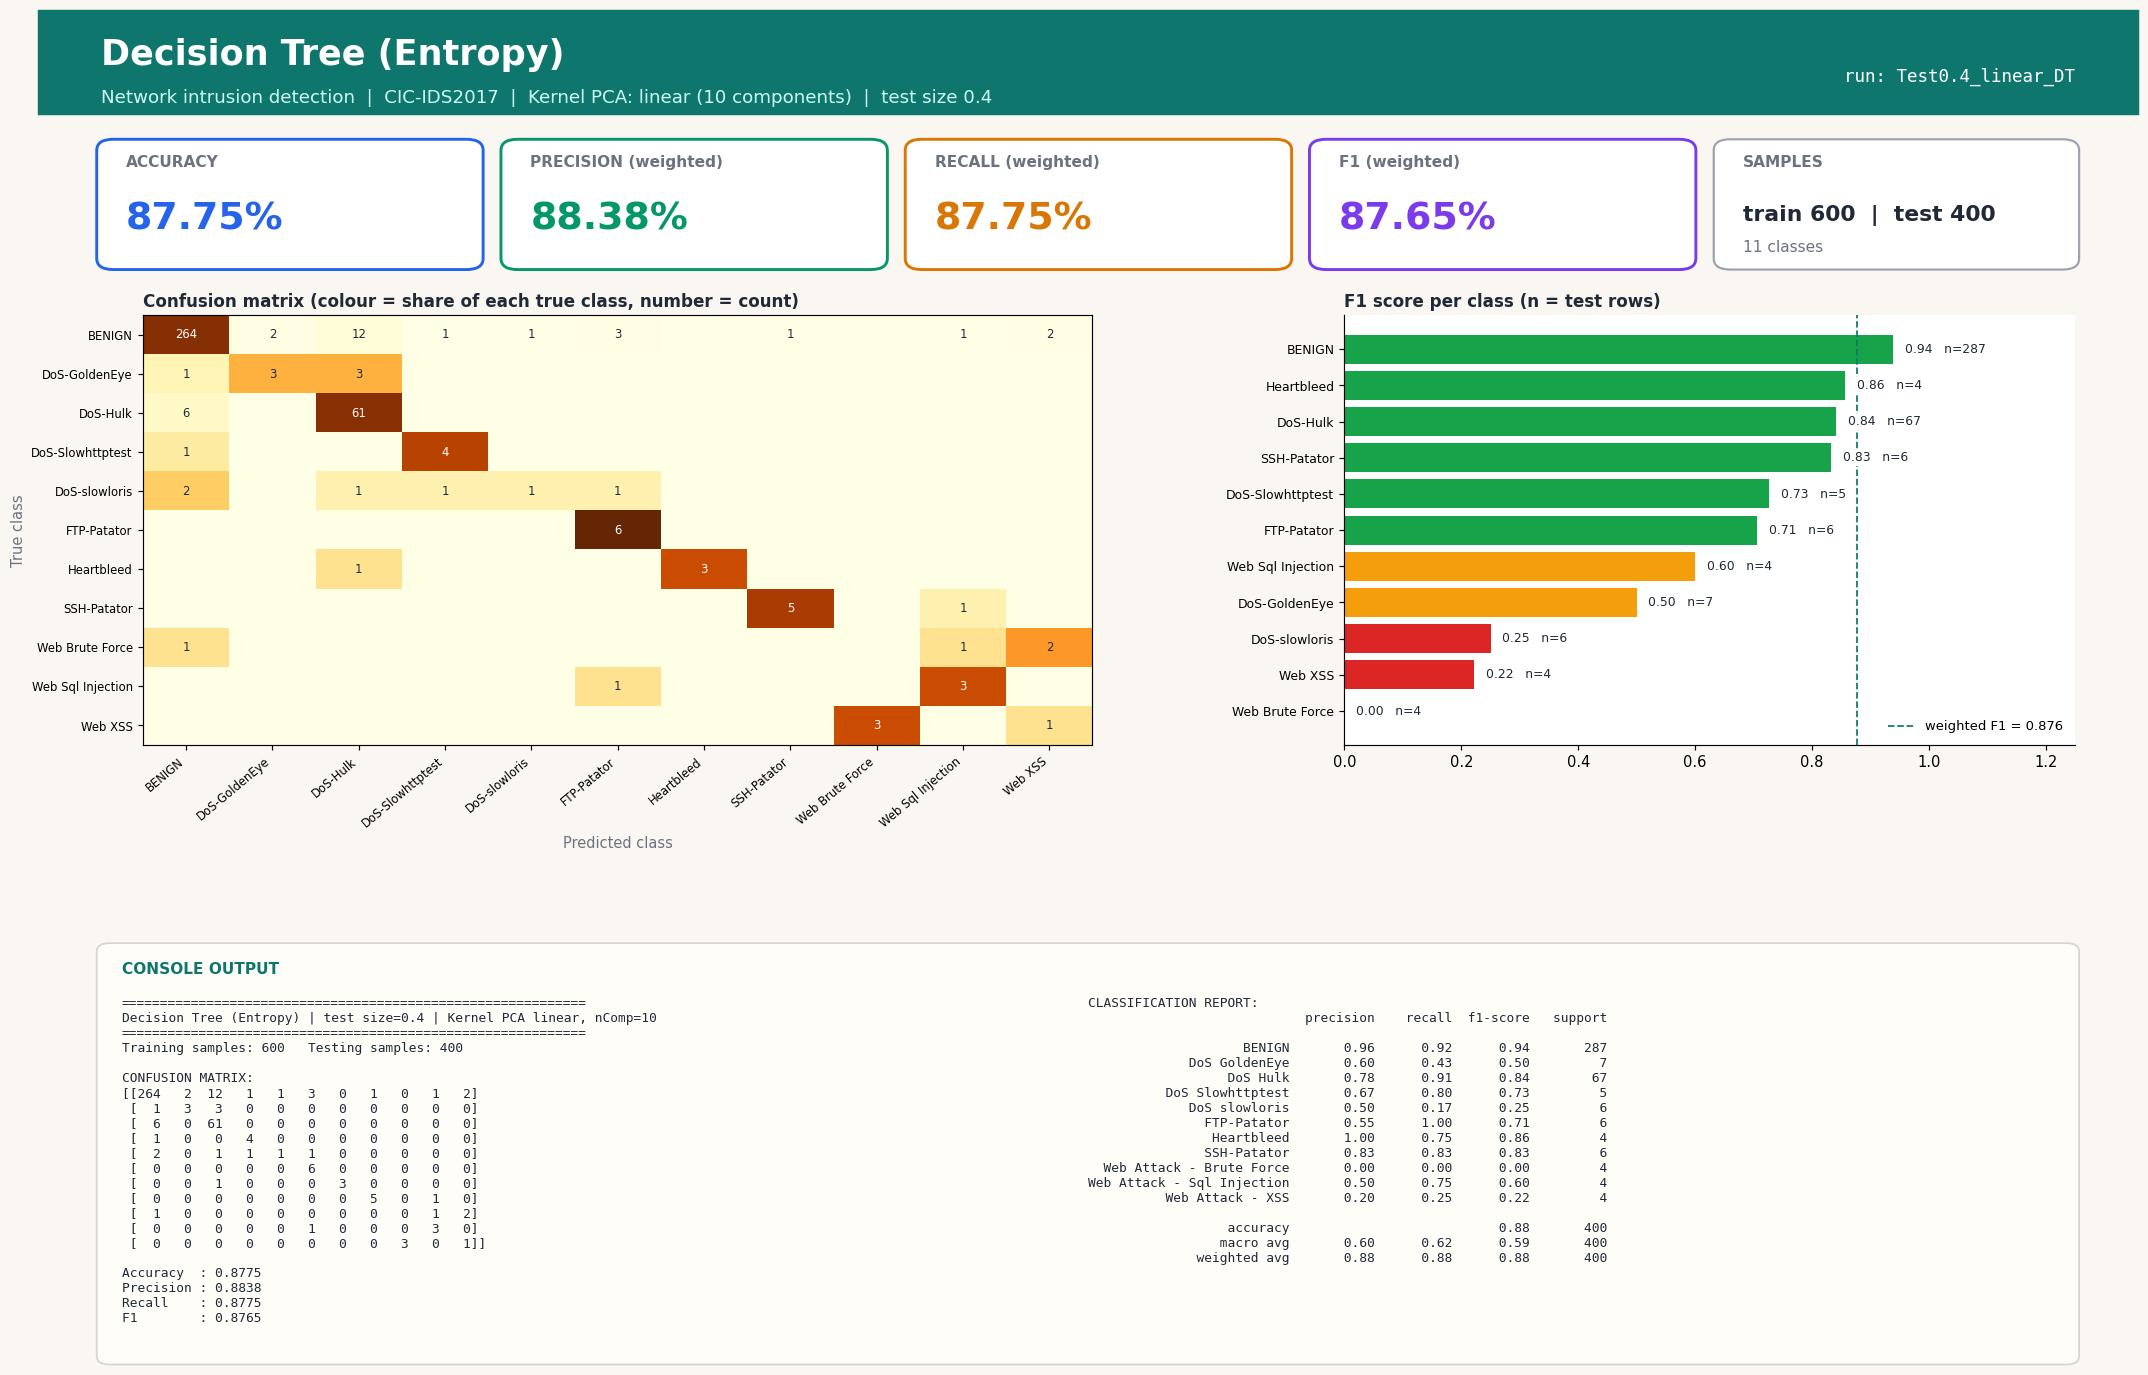

Generate this figure with Python:
#!/usr/bin/env python3
"""Decision Tree (Entropy) | Test size 0.4 | Kernel PCA kernel=linear, n_components=10
CIC-IDS2017 (Tue+Wed+Thu-morning) 1000-row stratified sample.
Run in any IDE (Spyder / VS Code / PyCharm / Jupyter): open the file and press Run, no arguments needed.
Saves next to this file: 'Test0.4_linear_DT.jpg' - one image with the console output (confusion matrix, metrics, classification report) plus charts."""
import json, os
import numpy as np
import matplotlib.pyplot as plt
from sklearn.decomposition import KernelPCA
from sklearn.tree import DecisionTreeClassifier
from sklearn.metrics import (accuracy_score, classification_report, confusion_matrix,
                             f1_score, precision_score, recall_score)
from sklearn.model_selection import train_test_split
from sklearn.preprocessing import StandardScaler

TEST_SIZE, KERNEL, N_COMP, ALG, ALG_NAME = 0.4, "linear", 10, "DT", "Decision Tree (Entropy)"
try:
    HERE = os.path.dirname(os.path.abspath(__file__))
except NameError:                      # Jupyter / interactive console
    HERE = os.getcwd()
def _find_root():                      # folder that contains data/sample.npz (works from any working directory)
    for p in (HERE, os.path.join(HERE, ".."), os.path.join(HERE, "..", ".."), os.getcwd()):
        if os.path.exists(os.path.join(p, "data", "sample.npz")):
            return os.path.abspath(p)
    raise FileNotFoundError("data/sample.npz not found - run prepare_data.py or keep the repo folder structure")
ROOT = _find_root()
tag = f"Test{TEST_SIZE}_{KERNEL}_{ALG}"

# 1. LOAD cached, cleaned sample (see prepare_data.py)
d = np.load(os.path.join(ROOT, "data", "sample.npz"), allow_pickle=True)
X, y, class_names = d["X"], d["y"], [str(c).replace("�", "-") for c in d["classes"]]

# 2. SPLIT
X_train, X_test, y_train, y_test = train_test_split(
    X, y, test_size=TEST_SIZE, random_state=42, stratify=y)

# 3. SCALE (fit on train only)
scaler = StandardScaler()
X_train = scaler.fit_transform(X_train); X_test = scaler.transform(X_test)

# 4. DIMENSIONALITY REDUCTION: Kernel PCA (fit on train only; gamma = sklearn default 1/n_features)
kpca = KernelPCA(n_components=N_COMP, kernel=KERNEL, random_state=0)
X_train = kpca.fit_transform(X_train); X_test = kpca.transform(X_test)

# 5. CLASSIFIER
classifier = DecisionTreeClassifier(criterion="entropy", random_state=0)
classifier.fit(X_train, y_train)
y_pred = classifier.predict(X_test)

# 6. METRICS
labels = np.arange(len(class_names))
cm = confusion_matrix(y_test, y_pred, labels=labels)
res = dict(test_size=TEST_SIZE, kernel=KERNEL, n_components=N_COMP, algorithm=ALG, model=ALG_NAME,
           n_train=int(len(y_train)), n_test=int(len(y_test)),
           accuracy=accuracy_score(y_test, y_pred),
           precision=precision_score(y_test, y_pred, average="weighted", zero_division=0),
           recall=recall_score(y_test, y_pred, average="weighted", zero_division=0),
           f1=f1_score(y_test, y_pred, average="weighted", zero_division=0))
report = classification_report(y_test, y_pred, labels=labels, target_names=class_names, zero_division=0)
lines = ["=" * 60, f"{ALG_NAME} | test size={TEST_SIZE} | Kernel PCA {KERNEL}, nComp={N_COMP}", "=" * 60,
         f"Training samples: {len(y_train)}   Testing samples: {len(y_test)}", "", "CONFUSION MATRIX:", np.array2string(cm), ""]
for k in ("accuracy", "precision", "recall", "f1"): lines.append(f"{k.capitalize():10s}: {res[k]:.4f}")
lines += ["", "CLASSIFICATION REPORT:", report]
console_output = "\n".join(lines); print(console_output)

# 7. VISUAL OUTPUT: ONE report-style image (banner, KPI cards, charts, console output) - real results only
from matplotlib.patches import FancyBboxPatch, Rectangle
short = [c.replace("Web Attack - ", "Web ").replace("DoS ", "DoS-") for c in class_names]
rep = classification_report(y_test, y_pred, labels=labels, target_names=class_names, zero_division=0, output_dict=True)
cmn = cm / np.maximum(cm.sum(axis=1, keepdims=True), 1)          # row-normalised = per-class recall
INK, MUTED, BG, ACC = "#1f2937", "#6b7280", "#faf7f2", "#0f766e"
fig = plt.figure(figsize=(20, 13.2), dpi=105, facecolor=BG)
fig.add_artist(Rectangle((0, 0.925), 1, 0.075, transform=fig.transFigure, color=ACC, zorder=0))
fig.text(0.03, 0.968, f"{ALG_NAME}", fontsize=24, fontweight="bold", color="white", va="center")
fig.text(0.03, 0.937, f"Network intrusion detection  |  CIC-IDS2017  |  Kernel PCA: {KERNEL} ({N_COMP} components)  |  test size {TEST_SIZE}",
         fontsize=12.5, color="#ccfbf1", va="center")
fig.text(0.97, 0.952, f"run: {tag}", fontsize=12, color="white", ha="right", va="center", family="monospace")

# KPI cards
cards = [("ACCURACY", res["accuracy"], "#2563eb"), ("PRECISION (weighted)", res["precision"], "#059669"),
         ("RECALL (weighted)", res["recall"], "#d97706"), ("F1 (weighted)", res["f1"], "#7c3aed")]
for i, (lab, v, col) in enumerate(cards):
    x0 = 0.03 + i * 0.1925
    fig.add_artist(FancyBboxPatch((x0, 0.815), 0.18, 0.09, boxstyle="round,pad=0.002,rounding_size=0.008", transform=fig.transFigure,
                                  facecolor="white", edgecolor=col, linewidth=2))
    fig.text(x0 + 0.012, 0.887, lab, fontsize=10.5, color=MUTED, fontweight="bold")
    fig.text(x0 + 0.012, 0.842, f"{v * 100:.2f}%", fontsize=26, color=col, fontweight="bold")
fig.add_artist(FancyBboxPatch((0.80, 0.815), 0.17, 0.09, boxstyle="round,pad=0.002,rounding_size=0.008", transform=fig.transFigure,
                              facecolor="white", edgecolor="#9ca3af", linewidth=1.5))
fig.text(0.812, 0.887, "SAMPLES", fontsize=10.5, color=MUTED, fontweight="bold")
fig.text(0.812, 0.848, f"train {res['n_train']}  |  test {res['n_test']}", fontsize=15, color=INK, fontweight="bold")
fig.text(0.812, 0.826, f"{len(class_names)} classes", fontsize=10.5, color=MUTED)

gs = fig.add_gridspec(1, 2, left=0.05, right=0.97, top=0.78, bottom=0.47, wspace=0.30, width_ratios=[1.3, 1])
ax1 = fig.add_subplot(gs[0, 0]); ax2 = fig.add_subplot(gs[0, 1])
for ax in (ax1, ax2): ax.set_facecolor("white")
im = ax1.imshow(cmn, cmap="YlOrBr", vmin=0, vmax=1, aspect="auto")
ax1.set_xticks(labels); ax1.set_yticks(labels); ax1.set_xticklabels(short, rotation=40, ha="right", fontsize=8); ax1.set_yticklabels(short, fontsize=8)
ax1.set_title("Confusion matrix (colour = share of each true class, number = count)", loc="left", fontsize=11.5, color=INK, fontweight="bold")
ax1.set_xlabel("Predicted class", color=MUTED); ax1.set_ylabel("True class", color=MUTED)
for a_ in labels:
    for b_ in labels:
        if cm[a_, b_]: ax1.text(b_, a_, cm[a_, b_], ha="center", va="center", fontsize=8, color="white" if cmn[a_, b_] > 0.6 else INK)
f1s = [rep[c]["f1-score"] for c in class_names]; sup = [int(rep[c]["support"]) for c in class_names]
order = np.argsort(f1s)
cols = ["#dc2626" if f1s[i] < 0.34 else "#f59e0b" if f1s[i] < 0.67 else "#16a34a" for i in order]
ax2.barh(range(len(order)), [f1s[i] for i in order], color=cols)
ax2.set_yticks(range(len(order))); ax2.set_yticklabels([short[i] for i in order], fontsize=8.5); ax2.set_xlim(0, 1.25)
ax2.set_title("F1 score per class (n = test rows)", loc="left", fontsize=11.5, color=INK, fontweight="bold")
for k, i in enumerate(order): ax2.text(f1s[i] + 0.02, k, f"{f1s[i]:.2f}   n={sup[i]}", va="center", fontsize=8.5, color=INK, zorder=5, bbox=dict(facecolor="white", edgecolor="none", pad=1))
for sp in ("top", "right"): ax2.spines[sp].set_visible(False)
ax2.axvline(res["f1"], color=ACC, ls="--", lw=1.2, label=f"weighted F1 = {res['f1']:.3f}"); ax2.legend(loc="lower right", fontsize=9, frameon=False)

# console output panel (same text that is printed to the console)
fig.add_artist(FancyBboxPatch((0.03, 0.025), 0.94, 0.30, boxstyle="round,pad=0.002,rounding_size=0.006", transform=fig.transFigure,
                              facecolor="#fffdf8", edgecolor="#d6d3d1", linewidth=1.2))
fig.text(0.04, 0.305, "CONSOLE OUTPUT", fontsize=10.5, color=ACC, fontweight="bold")
split_at = lines.index("CLASSIFICATION REPORT:")
fig.text(0.04, 0.288, "\n".join(lines[:split_at]), family="monospace", fontsize=8.8, color=INK, va="top")
fig.text(0.50, 0.288, "\n".join(lines[split_at:]), family="monospace", fontsize=8.8, color=INK, va="top")
plt.savefig(os.path.join(HERE, tag + ".jpg"), format="jpg", bbox_inches="tight", facecolor=BG)
if os.environ.get("ACN_NO_SHOW") != "1": plt.show()   # IDEs display the image; run_all.py disables this
plt.close()

os.makedirs(os.path.join(ROOT, "results", "json"), exist_ok=True)
with open(os.path.join(ROOT, "results", "json", tag + ".json"), "w") as f: json.dump(res, f)
